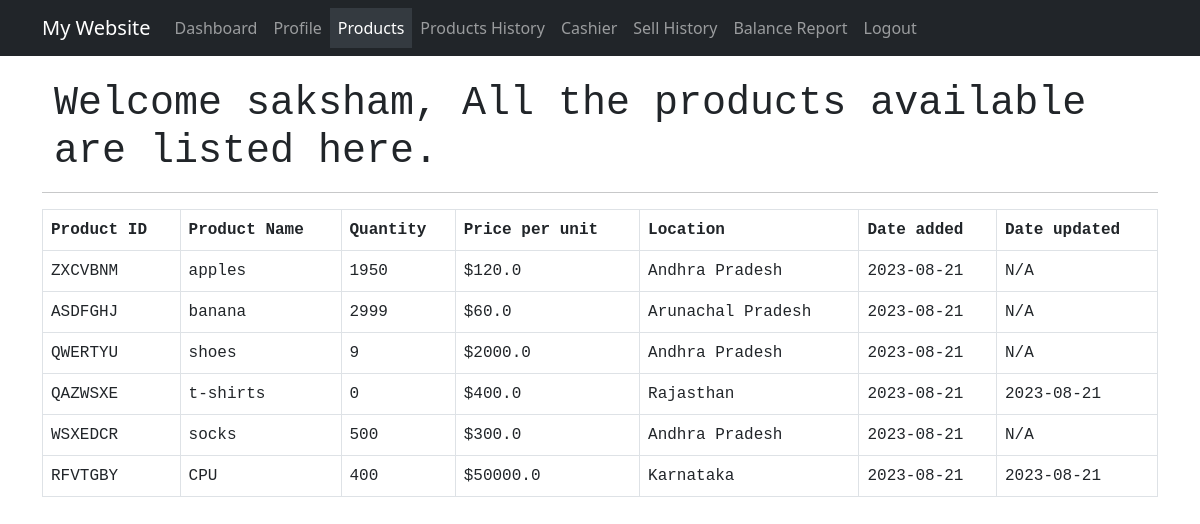
Page /products (signed in) on the earlier database version.
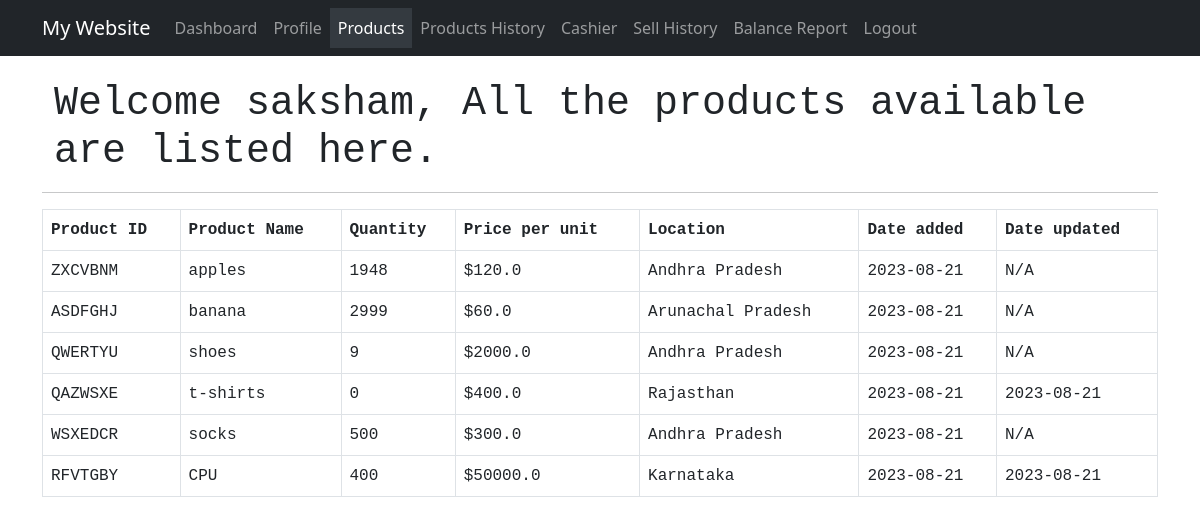
Same page on the later database version.
### app.py (models this page shows)
class Product(db.Model):
    id = db.Column(db.Integer, primary_key=True)
    product_id = db.Column(db.String(255), nullable=False)
    product = db.Column(db.String(255), nullable=False)
    quantity = db.Column(db.Integer, nullable=False)
    price = db.Column(db.Float, nullable=False)
    location = db.Column(db.String(255), nullable=False)
    date_added = db.Column(db.String(255), nullable=False)
    date_updated = db.Column(db.String(255), nullable=True)

### app.py (the view)
@app.route('/products', methods=['GET'])
def products():
    user_id = session.get("user_id")
    if user_id:
        user = User.query.get(user_id)
        if user:
            all_products = Product.query.all()
            return render_template("products.html", username=user.username, products=all_products)
    flash("You are not logged in. Please log in to access your profile.", "error")
    return redirect(url_for('login'))

### templates/products.html (shortened to what this page needs)
{% extends "base.html" %}
{% block content %}
<div class="content">
<div style="position: relative; z-index: 0;">
    <div class="container mt-4">
        <h1>Welcome {{username}}, All the products available are listed here. </h1>
    </div>
    <hr>
    <section class="mb-4 content-container">
        <div class="table-responsive">
            <table class="table table-bordered">
                <thead>
                    <tr>
                        <th>Product ID</th>
                        <th>Product Name</th>
                        <th>Quantity</th>
                        <th>Price per unit</th>
                        <th>Location</th>
                        <th>Date added</th>
                        <th>Date updated</th>
                    </tr>
                </thead>
                <tbody>
                    {% for product in products %}
                        <tr>
                            <td>{{ product.product_id }}</td>
                            <td>{{ product.product }}</td>
                            <td>{{ product.quantity }}</td>
                            <td>${{ product.price }}</td>
                            <td>{{ product.location }}</td>
                            <td>{{ product.date_added }}</td>
                            <td>{{ product.date_updated }}</td>
                        </tr>
                    {% endfor %}
                </tbody>
            </table>
        </div>
    </section>
</div>
</div>
{% endblock %}

Differences in the rows shown:
changed Product "ZXCVBNM": quantity "1950" → "1948"
